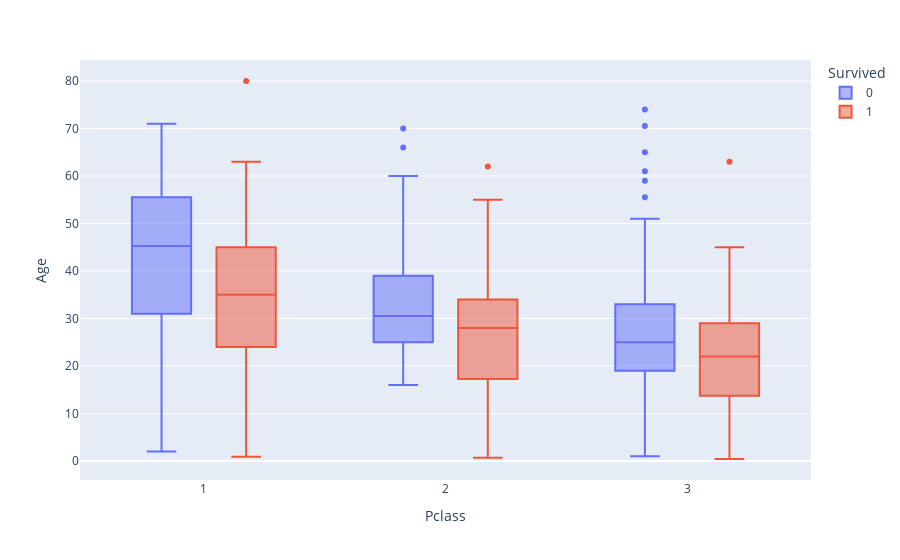

Notebook code cell kept with this figure:
### Code cell
import plotly.express as px

px.histogram(df, x='Age', color='Survived', barmode='overlay')
px.box(df, x='Pclass', y='Age', color='Survived')

### Figure 1 — Plotly figure (JSON) as saved in the notebook; plotly's stock layout.template omitted (floating-point values rounded to 4 significant figures; data arrays with more than 128 entries replaced by an {"elided": "..."} marker saying what was removed)
{"data": [{"alignmentgroup": "True", "hovertemplate": "Survived=0<br>Pclass=%{x}<br>Age=%{y}<extra></extra>", "legendgroup": "0", "marker": {"color": "#636efa"}, "name": "0", "notched": false, "offsetgroup": "0", "orientation": "v", "showlegend": true, "type": "box", "x": {"elided": "549 int values"}, "x0": " ", "xaxis": "x", "y": {"elided": "549 float values"}, "y0": " ", "yaxis": "y"}, {"alignmentgroup": "True", "hovertemplate": "Survived=1<br>Pclass=%{x}<br>Age=%{y}<extra></extra>", "legendgroup": "1", "marker": {"color": "#EF553B"}, "name": "1", "notched": false, "offsetgroup": "1", "orientation": "v", "showlegend": true, "type": "box", "x": {"elided": "342 int values"}, "x0": " ", "xaxis": "x", "y": {"elided": "342 float values"}, "y0": " ", "yaxis": "y"}], "layout": {"boxmode": "group", "legend": {"title": {"text": "Survived"}, "tracegroupgap": 0}, "margin": {"t": 60}, "xaxis": {"anchor": "y", "domain": [0, 1], "title": {"text": "Pclass"}}, "yaxis": {"anchor": "x", "domain": [0, 1], "title": {"text": "Age"}}}}
